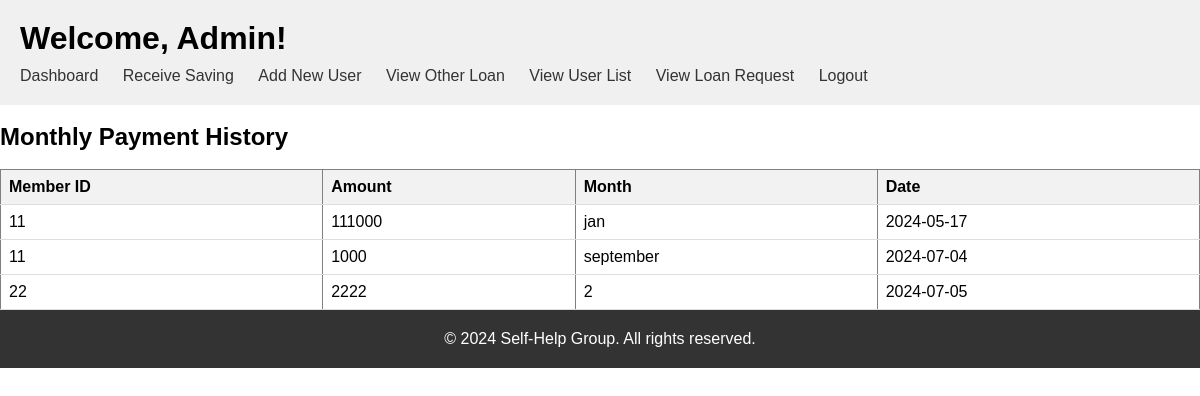
Screenshot of /AdminViewReceiveSaving.php (signed in) with the database file from the repository.
### tables this page shows
CREATE TABLE `otherloans` (
  `id` int(11) NOT NULL,
  `organization_name` varchar(255) NOT NULL,
  `date` date NOT NULL,
  `loan_amount` decimal(10,2) NOT NULL,
  `interest_rate` decimal(5,2) NOT NULL,
  `installment_months` int(11) NOT NULL,
  `RequestLoanAmount` varchar(233) NOT NULL,
  `RequestInterestRate` varchar(200) NOT NULL,
  `RequestDate` date DEFAULT NULL,
  `RequestStutas` varchar(111) NOT NULL,
  `saving_amount` varchar(200) DEFAULT NULL,
  `saving_month` varchar(200) DEFAULT NULL,
  `saving_payment_date` datetime(6) DEFAULT NULL,
  `MemberTotalSaving` varchar(200) DEFAULT NULL,
  `memberid` varchar(255) DEFAULT NULL,
  `receive_loan_organisation` varchar(255) DEFAULT NULL,
  `receive_loan_date` date DEFAULT NULL,
  `receive_loan_amount` varchar(255) DEFAULT NULL,
  `receive_loan_interest` varchar(255) DEFAULT NULL,
  `type` varchar(255) DEFAULT NULL,
  `saving_date` date DEFAULT NULL,
  `receive_installment_month` int(200) NOT NULL
);

### AdminViewReceiveSaving.php (the view, shortened to what this page needs)
<!DOCTYPE html>
<html lang="en">
<head>
</head>
<body>
<?php include 'AdminHeader.php'; ?><br>
<?php
include "config.php";
if(isset($_SESSION['user_data'])) {
    $sql = "SELECT * FROM otherloans where type='New Saving' ";
    $result = $conn->query($sql);
    if ($result->num_rows > 0) {
        echo "<div class='container'>";
        echo "<h2>Monthly Payment History</h2> <br>";
        echo "<table border='1'>";
        echo "<tr><th>Member ID</th><th>Amount</th><th>Month</th><th>Date</th></tr>";
        while($row = $result->fetch_assoc()) {
            echo "<tr>";
            echo "<td>" . $row["memberid"] . "</td>";
            echo "<td>" . $row["saving_amount"] . "</td>";
            echo "<td>" . $row["saving_month"] . "</td>";
            echo "<td>" . $row["saving_date"] . "</td>";
            echo "</tr>";
        }
        echo "</table>";
        echo "</div>";
    } else {
        echo "<div class='container'>No payments found for the logged-in user.</div>";
    }
} else {
    echo "<div class='container'>No user data found in session. Please log in.</div>";
}
?>
<?php include 'Footer.php'; ?>
</body>
</html>

### styles.css (style rules this page uses)
body, h1, h2, p, ul, li { margin: 0; padding: 0; }
body { font-family: Arial, sans-serif; }

### AdminViewReceiveSaving.php (style rules this page uses)
table { border-collapse: collapse; width: 100%; }
th, td { padding: 8px; text-align: left; border-bottom: 1px solid #ddd; }
th { background-color: #f2f2f2; }

### rows the page displays
otherloans: memberid "11", saving_amount "111000", saving_month "jan", saving_date "2024-05-17"
otherloans: memberid "11", saving_amount "1000", saving_month "september", saving_date "2024-07-04"
otherloans: memberid "22", saving_amount "2222", saving_month "2", saving_date "2024-07-05"
